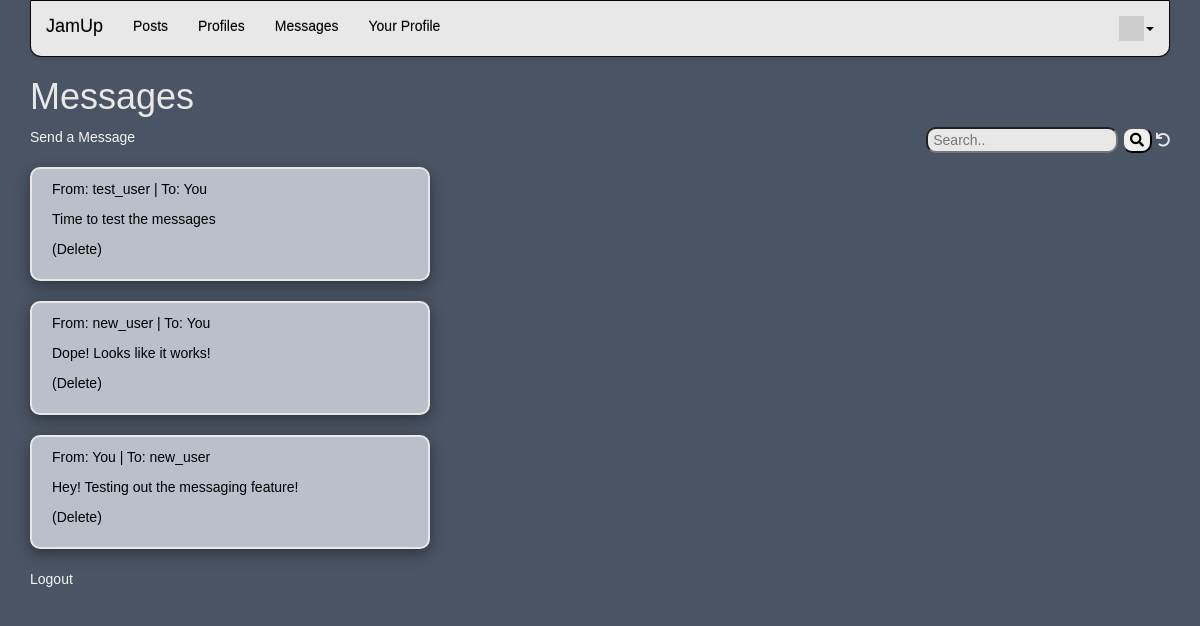
Screenshot of /jamup/messages (signed in) with the database file from the repository.
### jamup/models.py (models this page shows, shortened)
class Message(models.Model):
    text = models.TextField()
    sender = models.ForeignKey(User, on_delete=models.CASCADE, related_name="sender")
    recipient = models.ForeignKey(User, on_delete=models.CASCADE, related_name="recipient")
    created_at = models.DateTimeField(auto_now_add=True)

### jamup/views.py (the view)
# urls.py: path('jamup/messages', views.MessageListView.as_view(), name='my_messages'),
class MessageListView(OwnerListView):
    model = Message
    template_name = "jamup/message_list.html"
    def get(self, request) :
        strval =  request.GET.get("search", False)
        if strval :
            query = Q(text__contains=strval)
            query.add(Q(sender__username__contains=strval), Q.OR)
            query.add(Q(recipient__username__contains=strval), Q.OR)
            objects = Message.objects.filter(query).select_related().order_by('-created_at')
        else :
            objects = Message.objects.all().order_by('-created_at')
        message_list = objects
        ctx = {'message_list' : message_list}
        retval = render(request, self.template_name, ctx)
        return retval

### home/context_processors.py (called while the page is built)
def settings(request):
    return {
        'settings': django_settings,
    }

### home/templatetags/app_tags.py (called while the page is built)
@register.filter(name='gravatar')
def gravatar(user, size=35):
    email = str(user.email.strip().lower()).encode('utf-8')
    email_hash = md5(email).hexdigest()
    url = "//www.gravatar.com/avatar/{0}?s={1}&d=identicon&r=PG"
    return url.format(email_hash, size)

### jamup/templates/jamup/message_list.html (shortened to what this page needs)
{% extends "base_menu.html" %}
{% block content %}
<h1>Messages</h1>
<div style="float:right">
<form>
  <input type="text" placeholder="Search.." name="search"
  >
  <button type="submit"><i class="fa fa-search"></i></button>
<a href="{% url 'jamup:my_messages' %}"><i class="fa fa-undo"></i></a>
</form>
</div>
{% if user.is_authenticated %}
{% if user.profile %}
<p><a class="main_link" href="{% url 'jamup:message_create' %}">Send a Message</a></p>
{% else %}
<p><a class="main_link" href="{% url 'jamup:profile_create' %}">Create a profile before sending a message</a></p>
{% endif %}
{% endif %}
<p>
{%if user.is_authenticated and user.profile %}
{% if message_list %}
<div>
    {% for message in message_list %}
    {% if message.sender == user or message.recipient == user %}
        <div class="post">
            <div class="post_main post_content">
                {% if message.sender == user %}
                <p>From: You | To: <a href="{% url 'jamup:profile_detail'  message.recipient.id %}">{{ message.recipient }}</a></p>
                {% else %}
                <p>From: <a href="{% url 'jamup:profile_detail'  message.sender.id %}">{{ message.sender }}</a> | To: You</p>
                {% endif %}
                <p>{{ message.text }}</p>
                <p style="color:black">
                    (<a href="{% url 'jamup:message_delete' message.id %}">Delete</a>)
                </p>
            </div>
        </div>
    {% endif %}
    {% endfor %}
</div>
{% else %}
<p>You have not sent or received any messages yet!</p>
{% endif %}
</p>
{% else %}
<p>Log in and create a profile to send and receive messages</p>
{% endif %}
<p>
{% if user.is_authenticated %}
<a class="main_link" href="{% url 'logout' %}?next={% url 'jamup:all' %}">Logout</a>
{% else %}
<a class="main_link" href="{% url 'login' %}?next={% url 'jamup:all' %}">Login</a>
{% endif %}
</p>
{% endblock %}

### home/static/style.css (style rules this page uses)
body { background-color: #495464; }
* { color: #e8e8e8; font-family: 'Noto Sans TC', sans-serif;; }
a { color: black; }
.main_link { color: #f4f4f2; }
input { color: black; }
.fa-search { color: black; }
.post { width: 400px; box-shadow: 0 4px 8px 0 rgba(0, 0, 0, 0.2), 0 6px 20px 0 rgba(0, 0, 0, 0.19); margin-top: 20px; margin-bottom: 20px; background-color: #bbbfca; border-radius: 10px; border-color: #e8e8e8; border-width: 2px; border-style: solid; }
.post h3, .post_content p { color: black; }
.post_content { width: 300px; margin-left: 40px; }
.post_main { padding: 10px; margin-left: 10px; }
button { border-radius: 10px; }
input[type=text], #id_password { border-radius: 10px; padding-left: 5px; background-color: #e8e8e8; }
input[type=text], #id_city option, #id_state option, #id_reason option { color: black !important; }

### rows the page displays
Message: sender "test_user", text "Time to test the messages"
Message: sender "new_user", text "Dope! Looks like it works!"
Message: recipient "new_user", text "Hey! Testing out the messaging feature!"

### other values shown
{{ settings.APP_NAME }} "JamUp"
